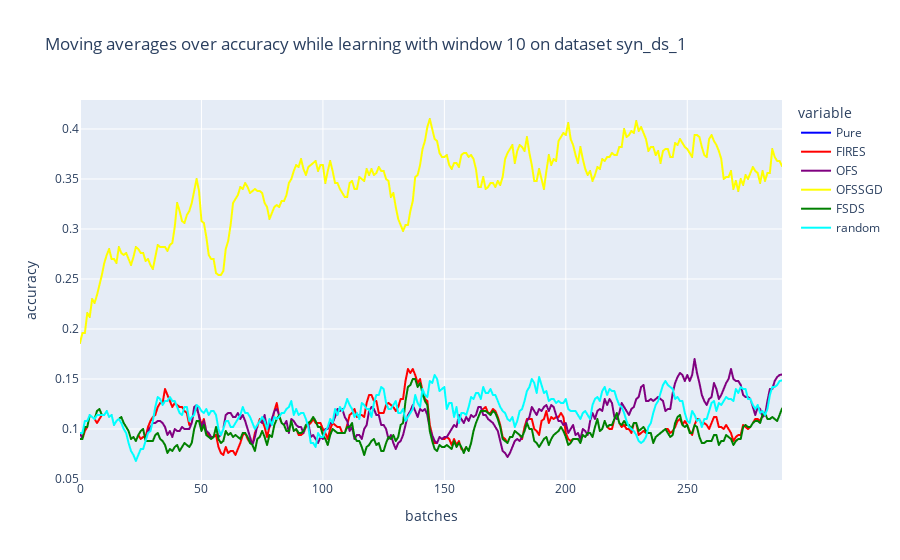

The notebook cell this image was saved under:
### Code cell
#moving averages
title = "Moving averages over accuracy while learning with window {} on dataset {}".format(n_window, dataset_name)
col_names = ["Pure","FIRES", "OFS", "OFSSGD", "FSDS", "random"]
d = {"Pure":pure_moving_average, "FIRES":fires_moving_average, "OFS":ofs_moving_average, 
"OFSSGD":ofssgd_moving_average, "FSDS":fsds_moving_average, "random":random_moving_average}
df = pd.DataFrame(d, columns=col_names)
fig = px.line(df, y=col_names, title=title, labels={"index":"batches", "value":"accuracy"}, color_discrete_map={"Pure":"blue",'FIRES': 'red', 
                                                   'FSDS': 'green', 'OFS': 'purple', "OFSSGD":"yellow", "random":"cyan"})
fig.show()

### Figure 1 — Plotly figure (JSON) as saved in the notebook; plotly's stock layout.template omitted (floating-point values rounded to 4 significant figures; data arrays with more than 128 entries replaced by an {"elided": "..."} marker saying what was removed)
{"data": [{"hovertemplate": "variable=Pure<br>batches=%{x}<br>accuracy=%{y}<extra></extra>", "legendgroup": "Pure", "line": {"color": "blue", "dash": "solid"}, "mode": "lines", "name": "Pure", "showlegend": true, "type": "scattergl", "x": {"elided": "290 int values"}, "xaxis": "x", "y": {"elided": "290 float values"}, "yaxis": "y"}, {"hovertemplate": "variable=FIRES<br>batches=%{x}<br>accuracy=%{y}<extra></extra>", "legendgroup": "FIRES", "line": {"color": "red", "dash": "solid"}, "mode": "lines", "name": "FIRES", "showlegend": true, "type": "scattergl", "x": {"elided": "290 int values"}, "xaxis": "x", "y": {"elided": "290 float values"}, "yaxis": "y"}, {"hovertemplate": "variable=OFS<br>batches=%{x}<br>accuracy=%{y}<extra></extra>", "legendgroup": "OFS", "line": {"color": "purple", "dash": "solid"}, "mode": "lines", "name": "OFS", "showlegend": true, "type": "scattergl", "x": {"elided": "290 int values"}, "xaxis": "x", "y": {"elided": "290 float values"}, "yaxis": "y"}, {"hovertemplate": "variable=OFSSGD<br>batches=%{x}<br>accuracy=%{y}<extra></extra>", "legendgroup": "OFSSGD", "line": {"color": "yellow", "dash": "solid"}, "mode": "lines", "name": "OFSSGD", "showlegend": true, "type": "scattergl", "x": {"elided": "290 int values"}, "xaxis": "x", "y": {"elided": "290 float values"}, "yaxis": "y"}, {"hovertemplate": "variable=FSDS<br>batches=%{x}<br>accuracy=%{y}<extra></extra>", "legendgroup": "FSDS", "line": {"color": "green", "dash": "solid"}, "mode": "lines", "name": "FSDS", "showlegend": true, "type": "scattergl", "x": {"elided": "290 int values"}, "xaxis": "x", "y": {"elided": "290 float values"}, "yaxis": "y"}, {"hovertemplate": "variable=random<br>batches=%{x}<br>accuracy=%{y}<extra></extra>", "legendgroup": "random", "line": {"color": "cyan", "dash": "solid"}, "mode": "lines", "name": "random", "showlegend": true, "type": "scattergl", "x": {"elided": "290 int values"}, "xaxis": "x", "y": {"elided": "290 float values"}, "yaxis": "y"}], "layout": {"legend": {"title": {"text": "variable"}, "tracegroupgap": 0}, "title": {"text": "Moving averages over accuracy while learning with window 10 on dataset syn_ds_1"}, "xaxis": {"anchor": "y", "domain": [0, 1], "title": {"text": "batches"}}, "yaxis": {"anchor": "x", "domain": [0, 1], "title": {"text": "accuracy"}}}}
